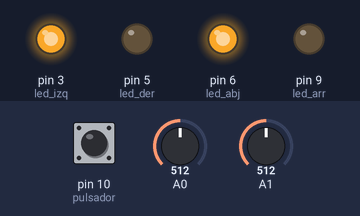
Simulated run of this sketch. Board: Arduino Uno, built with avr-gcc and run on an emulated ATmega328P. Parts: output pins drawn as LEDs (lit = HIGH). The test bench sets the inputs (shaded band); at power-on: A0 = 512, A1 = 512, pin 10 (pulsador) LOW.

Above: at 1.2 s.
1.3 s: A0 set to 539
At 2.4 s:
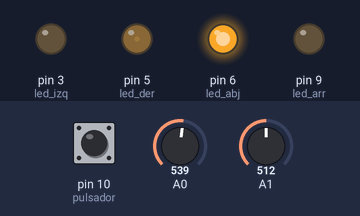
2.8 s: A1 set to 529
At 3.5 s:
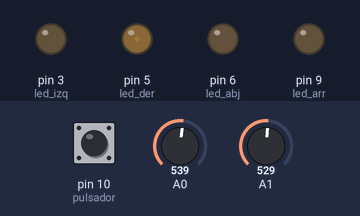
4.3 s: A0 set to 521
At 4.6 s:
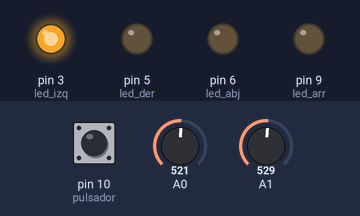
5.8 s: A1 set to 716
At 7.0 s:
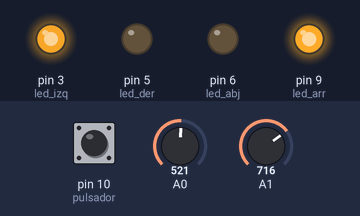
7.3 s: A0 set to 541
At 8.1 s:
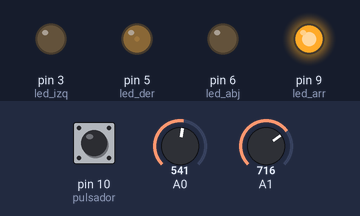
8.8 s: A1 set to 306
At 9.3 s:
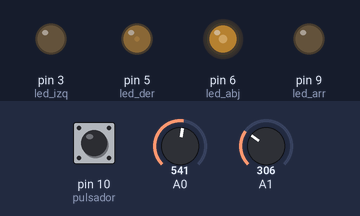
Timing chart, 0 to 11.3 s (numbered marks = the images above; inputs shaded):
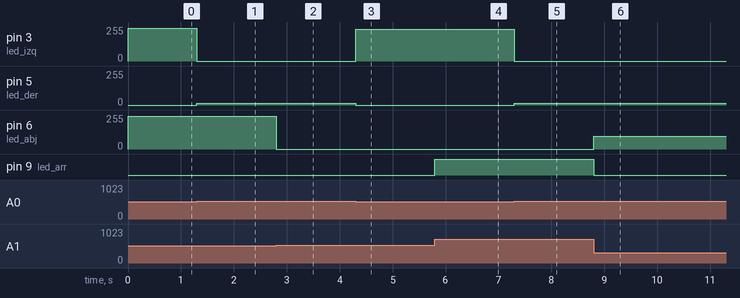

Measured:
- the behaviour switches between 528 and 529 on A1 (found by bisection; images 1 and 2)
- after the input at 1.3 s, pin 3 (led_izq): 245/255 → 0/255 at once; pin 5 (led_der): 0/255 → 13/255 at once
- after the input at 2.8 s, pin 6 (led_abj): 245/255 → 0/255 at once
- after the input at 4.3 s, pin 3 (led_izq): 0/255 → 240/255 at once; pin 5 (led_der): 13/255 → 0/255 at once
- after the input at 5.8 s, pin 9 (led_arr): LOW → HIGH at once
- after the input at 7.3 s, pin 3 (led_izq): 240/255 → 0/255 at once; pin 5 (led_der): 0/255 → 14/255 at once
- after the input at 8.8 s, pin 6 (led_abj): 0/255 → 96/255 at once; pin 9 (led_arr): HIGH → LOW at once

The sketch:

joystick.ino
```cpp
int x;
int y;
int led_izq = 3;
int led_der = 5;
int led_arr = 9;
int led_abj = 6;
int pulsador = 10;
int led_sw = 11;
int sw;
void setup() {
  pinMode(led_izq, OUTPUT);
  pinMode(led_der, OUTPUT);
  pinMode(led_arr, OUTPUT);
  pinMode(led_abj, OUTPUT);
  pinMode(pulsador, INPUT);
  Serial.begin(9600);

  //entradas analogicas no requieren inicializacion
}

void loop() {
  x = analogRead(A0);
  y = analogRead(A1);
  sw = digitalRead(pulsador);


// X
  if (x >= 0 && x < 529)
    analogWrite(led_izq, map(x, 0, 490, 255, 0));
  else
    analogWrite(led_izq, 0);

  if (x > 531 && x <= 1023)
    analogWrite(led_der, map(x, 513, 1023, 0, 255));
  else
    analogWrite(led_der, 0);

// Y
  if (y >= 0 && y< 529)
    analogWrite(led_abj, map(y, 0, 490, 255, 0));
  else
    analogWrite(led_abj, 0);

  if (y > 531 && y<=1023)
    analogWrite(led_arr, map(y, 5130, 1023, 0, 255));
  else
    analogWrite(led_arr, 0);

  digitalWrite(led_sw,!sw);


}
```
